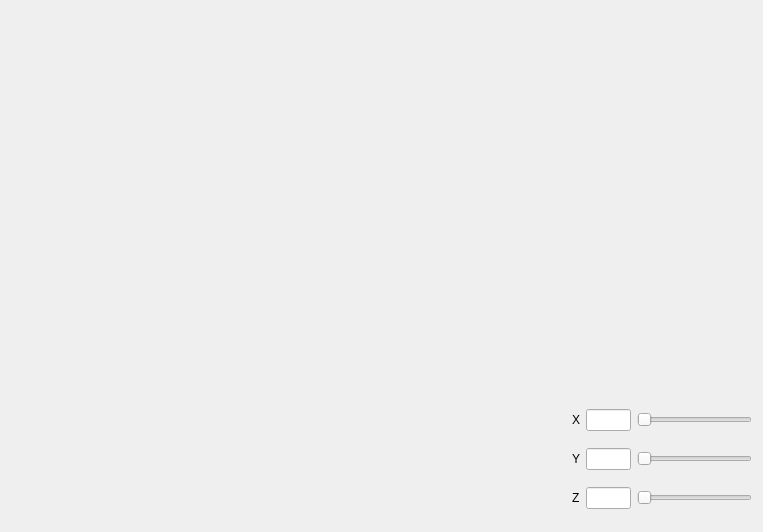
<?xml version="1.0" encoding="UTF-8"?>
<ui version="4.0">
 <class>Form</class>
 <widget class="QWidget" name="Form">
  <property name="geometry">
   <rect>
    <x>0</x>
    <y>0</y>
    <width>763</width>
    <height>532</height>
   </rect>
  </property>
  <property name="windowTitle">
   <string>Form</string>
  </property>
  <layout class="QGridLayout" name="gridLayout_3">
   <item row="0" column="0">
    <layout class="QGridLayout" name="gridLayout_2">
     <item row="0" column="0">
      <widget class="QVTKWidget" name="surfWidget">
       <property name="sizePolicy">
        <sizepolicy hsizetype="Preferred" vsizetype="Preferred">
         <horstretch>0</horstretch>
         <verstretch>0</verstretch>
        </sizepolicy>
       </property>
       <property name="focusPolicy">
        <enum>Qt::StrongFocus</enum>
       </property>
      </widget>
     </item>
     <item row="0" column="1">
      <widget class="QVTKWidget" name="fiberWidget"/>
     </item>
     <item row="1" column="1">
      <layout class="QGridLayout" name="gridLayout">
       <item row="0" column="0">
        <widget class="QVTKWidget" name="volXWidget"/>
       </item>
       <item row="0" column="1">
        <widget class="QVTKWidget" name="volYWidget"/>
       </item>
       <item row="1" column="0">
        <widget class="QVTKWidget" name="volZWidget"/>
       </item>
       <item row="1" column="1">
        <widget class="QSplitter" name="splitter_2">
         <property name="sizePolicy">
          <sizepolicy hsizetype="Preferred" vsizetype="Preferred">
           <horstretch>0</horstretch>
           <verstretch>0</verstretch>
          </sizepolicy>
         </property>
         <property name="orientation">
          <enum>Qt::Vertical</enum>
         </property>
         <widget class="QSplitter" name="splitter">
          <property name="orientation">
           <enum>Qt::Horizontal</enum>
          </property>
          <widget class="QWidget" name="layoutWidget_2">
           <layout class="QVBoxLayout" name="verticalLayout">
            <item>
             <layout class="QHBoxLayout" name="horizontalLayout_4">
              <item>
               <widget class="QLabel" name="label">
                <property name="text">
                 <string>X</string>
                </property>
                <property name="buddy">
                 <cstring>lineEditX</cstring>
                </property>
               </widget>
              </item>
              <item>
               <widget class="QLineEdit" name="lineEditX">
                <property name="sizePolicy">
                 <sizepolicy hsizetype="Fixed" vsizetype="Fixed">
                  <horstretch>0</horstretch>
                  <verstretch>0</verstretch>
                 </sizepolicy>
                </property>
                <property name="maximumSize">
                 <size>
                  <width>45</width>
                  <height>16777215</height>
                 </size>
                </property>
                <property name="focusPolicy">
                 <enum>Qt::NoFocus</enum>
                </property>
               </widget>
              </item>
              <item>
               <widget class="QSlider" name="horizontalSliderX">
                <property name="orientation">
                 <enum>Qt::Horizontal</enum>
                </property>
               </widget>
              </item>
             </layout>
            </item>
            <item>
             <layout class="QHBoxLayout" name="horizontalLayout">
              <item>
               <widget class="QLabel" name="label_2">
                <property name="text">
                 <string>Y</string>
                </property>
                <property name="buddy">
                 <cstring>lineEditY</cstring>
                </property>
               </widget>
              </item>
              <item>
               <widget class="QLineEdit" name="lineEditY">
                <property name="sizePolicy">
                 <sizepolicy hsizetype="Fixed" vsizetype="Fixed">
                  <horstretch>0</horstretch>
                  <verstretch>0</verstretch>
                 </sizepolicy>
                </property>
                <property name="maximumSize">
                 <size>
                  <width>45</width>
                  <height>16777215</height>
                 </size>
                </property>
                <property name="focusPolicy">
                 <enum>Qt::NoFocus</enum>
                </property>
               </widget>
              </item>
              <item>
               <widget class="QSlider" name="horizontalSliderY">
                <property name="orientation">
                 <enum>Qt::Horizontal</enum>
                </property>
               </widget>
              </item>
             </layout>
            </item>
            <item>
             <layout class="QHBoxLayout" name="horizontalLayout_2">
              <item>
               <widget class="QLabel" name="label_3">
                <property name="text">
                 <string>Z</string>
                </property>
                <property name="buddy">
                 <cstring>lineEditZ</cstring>
                </property>
               </widget>
              </item>
              <item>
               <widget class="QLineEdit" name="lineEditZ">
                <property name="sizePolicy">
                 <sizepolicy hsizetype="Fixed" vsizetype="Fixed">
                  <horstretch>0</horstretch>
                  <verstretch>0</verstretch>
                 </sizepolicy>
                </property>
                <property name="maximumSize">
                 <size>
                  <width>45</width>
                  <height>16777215</height>
                 </size>
                </property>
                <property name="focusPolicy">
                 <enum>Qt::NoFocus</enum>
                </property>
               </widget>
              </item>
              <item>
               <widget class="QSlider" name="horizontalSliderZ">
                <property name="sizePolicy">
                 <sizepolicy hsizetype="MinimumExpanding" vsizetype="Fixed">
                  <horstretch>0</horstretch>
                  <verstretch>0</verstretch>
                 </sizepolicy>
                </property>
                <property name="orientation">
                 <enum>Qt::Horizontal</enum>
                </property>
               </widget>
              </item>
             </layout>
            </item>
           </layout>
          </widget>
         </widget>
        </widget>
       </item>
      </layout>
     </item>
     <item row="1" column="0">
      <widget class="QVTKWidget" name="BoldWidget"/>
     </item>
    </layout>
   </item>
  </layout>
 </widget>
 <customwidgets>
  <customwidget>
   <class>QVTKWidget</class>
   <extends>QWidget</extends>
   <header>QVTKWidget.h</header>
  </customwidget>
 </customwidgets>
 <tabstops>
  <tabstop>lineEditX</tabstop>
  <tabstop>horizontalSliderX</tabstop>
  <tabstop>lineEditY</tabstop>
  <tabstop>horizontalSliderY</tabstop>
  <tabstop>lineEditZ</tabstop>
  <tabstop>horizontalSliderZ</tabstop>
 </tabstops>
 <resources/>
 <connections/>
</ui>
